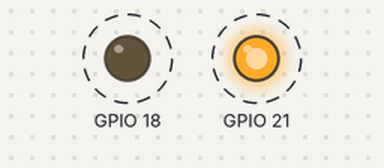
The program below on a simulated Raspberry Pi (BCM pin numbers). On the bench: output pins drawn as LEDs (lit = HIGH). Dashed ring = blinking.

Above: at 0.5 s.
Timing chart, 0 to 4.6 s (numbered marks = the images above):
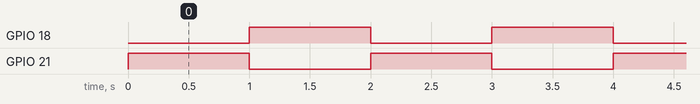

Measured:
- by itself, GPIO 18, GPIO 21: alternates HIGH for 1.0 s and LOW for 1.0 s

The program:

blink.py
```python
import RPi.GPIO as GPIO
import time

GPIO.setmode(GPIO.BCM)
GPIO.setup(21, GPIO.OUT)
GPIO.setup(18, GPIO.OUT)

while(True):
	GPIO.output(21, True)
	GPIO.output(18, False)
	time.sleep(1)
	GPIO.output(21, False)
	GPIO.output(18, True)
	time.sleep(1)
```
